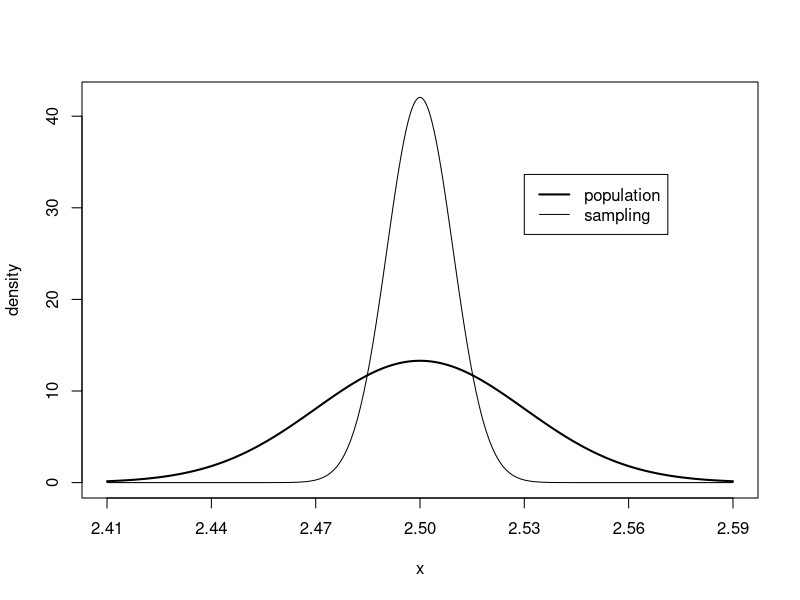

The R script that drew this image:
#Normal population
mu = 2.5
sig = 0.03

xlims = c(mu-3*sig, mu+3*sig)

#Sample size
n = 10
se = sig/sqrt(n)

pdf("Ex4p39_overlay.pdf", width=7, height=5)

xs = seq(mu-3*sig, mu+3*sig, length=1000)
y1 = dnorm(xs, mu, sig)
y2 = dnorm(xs, mu, se)

plot(xs, y1, 'l', lwd = 2,
     ylim=c(0,max(y2)),
     ylab='density', 
     xaxt="n",
     xlab='x')
axis(1,at=mu+(-3:3)*sig)
lines(xs, y2)
legend(mu+sig,max(y2)*0.80, c('population','sampling'),
lty=c(1,1),
lwd=c(2,1))

dev.off()
